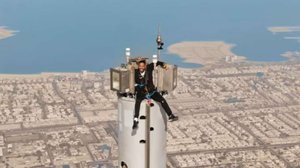
#> input picture images/066f9aec57.jpg, 300 x 168 px, given in place of 311f00cafb.jpg, which was not available
$ jupyter execute --allow-errors bag_of_words_model.ipynb
#> lines starting #> are read from the running program, lines starting #| are printed output that depends on the picture; pictures that were not available may be replaced by others from this repository, and a replacement may not be noted
[cell 1]
import os
import cv2
import time
import sklearn
from sklearn.cluster import KMeans
from scipy.spatial import distance
import numpy as np
import pickle
from PIL import Image
## extract the descriptors from all images. ##
sift = cv2.xfeatures2d.SIFT_create()

[cell 2]
import json
f = open('mylist1.txt','r')
#> (reads bag_of_words/mylist1.txt from the repository)
names = json.loads(f.read())
f.close()
f = open('mylist2.txt','r')
#> (reads bag_of_words/mylist2.txt from the repository)
labels = json.loads(f.read())
f.close()
f = open('mylist3.txt','r')
#> (reads bag_of_words/mylist3.txt from the repository)
#> further down, img is the input picture: shape (168, 300, 3); mean B, G, R 157.9, 157.3, 155.7
#> `gray = cv2.cvtColor(img, cv2.COLOR_BGR2GRAY)`:
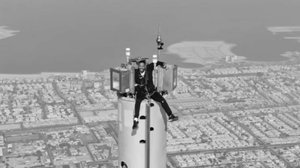
#> gray: shape (168, 300); min 2, max 254, mean 156.9
#> `(kps, descriptors_img) = sift.detectAndCompute(gray, None)`: kps = 604 keypoints; strongest (x, y, size): (152, 129, 2.2), (142, 141, 2.6), (152, 105, 2.3), (143, 74, 2.2)
#> pass 2 of the loop `for img_name in names:`:
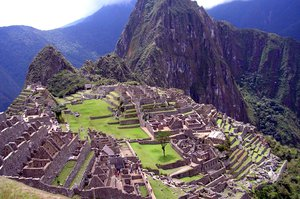
#> input picture images/0b3cece99b.jpg, 300 x 199 px, given in place of b45aa417c8.jpg, which was not available
#> img is the input picture: shape (199, 300, 3); mean B, G, R 115, 97.6, 105.1
#> `gray = cv2.cvtColor(img, cv2.COLOR_BGR2GRAY)`:
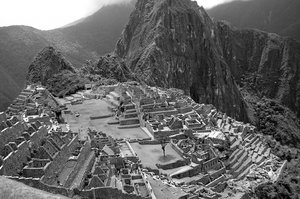
#> gray: shape (199, 300); min 0, max 255, mean 101.8
#> kps = 623 keypoints; strongest (x, y, size): (199, 160, 2), (34, 117, 2.3), (185, 127, 2.7), (166, 129, 3.3)
categories = json.loads(f.read())
f.close()

[cell 3]
def bag_of_words(centroids, img_descriptors):
    n_centroids = centroids.shape[0]  # number of centroids found with the KMeans clustering #100
    n_descriptors = img_descriptors.shape[0]  # number of descriptors extracted from the image #200

    # initialization of the bag of words (BoW) vector
    # Note that the BoW vector has length equal to the number of cluster centroids
    # The cluster centroids are indeed our visual words, and the BoW will be the histogram of these words found in the given image
    bow_vector = np.zeros(n_centroids)

    for i in range(n_descriptors):
        for j in range(n_centroids):
            if img_descriptors[i][j]==True: #if the feature is in the image (true in img_descriptor)
                bow_vector[j]+=1            #bow_vector.shape => 100 (for each image)
    return bow_vector

[cell 4]
# Initialize the data structure that will contain all the descriptors
descriptors = None
# Loop over map images
#> (the rest of this cell did not finish here and is left out)
